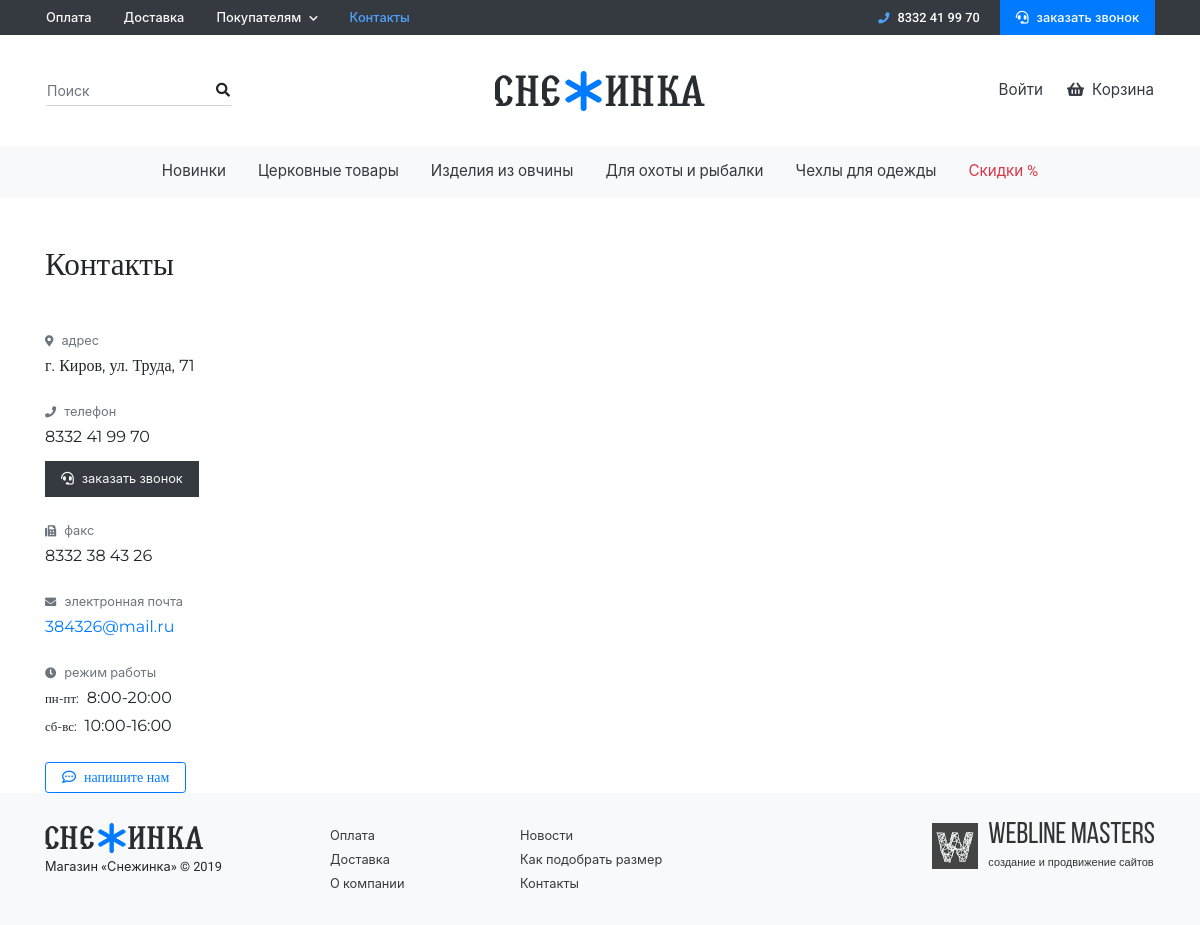
/contacts/, run on the app's committed database.
### landing/models.py (models this page shows)
class ExtendedFlatPage(FlatPage):
    my_order = models.PositiveIntegerField(default=0, blank=False, null=False, verbose_name='Сортировка')
    seo_title = models.CharField(max_length=250, verbose_name='Title', null=True, blank=True)
    desc = models.CharField(max_length=250, verbose_name='Description', null=True, blank=True)
    keywords = models.CharField(max_length=250, verbose_name='Keywords', null=True, blank=True)
    class Meta:
        verbose_name = 'Простая страница'
        verbose_name_plural = 'Простые страницы'
        ordering = ['my_order']

### contacts/models.py (models this page shows, shortened)
class Phone(models.Model):
    phone = models.CharField(max_length=20, verbose_name='Телефон')
    class Meta:
        verbose_name = 'Телефон'
        verbose_name_plural = 'Телефоны'
    def __str__(self):
        return '%s' % self.phone

class Address(models.Model):
    address = models.CharField(max_length=250, verbose_name='Адрес')
    class Meta:
        verbose_name = 'Адрес'
        verbose_name_plural = 'Адреса'

class Fax(models.Model):
    fax = models.CharField(max_length=20, verbose_name='Факс')
    class Meta:
        verbose_name = 'Факс'
        verbose_name_plural = 'Факсы'

class Email(models.Model):
    email = models.CharField(max_length=250, verbose_name='E-mail')
    class Meta:
        verbose_name = 'E-mail'
        verbose_name_plural = 'E-mail'

class Schedule(models.Model):
    days_point = models.CharField(max_length=250, verbose_name='Дни недели')
    time_point = models.CharField(max_length=250, verbose_name='Время работы')
    class Meta:
        verbose_name = 'Пункт'
        verbose_name_plural = 'Режим работы'

### products/models.py (models this page shows, shortened)
class ProductType(models.Model):
    name = models.CharField(max_length=250, verbose_name='Название', unique=True)
    slug = models.SlugField(max_length=250, verbose_name='Slug', unique=True, help_text='Заполнится при сохранении')
    seo_title = models.CharField(max_length=250, verbose_name='Title', null=True, blank=True)
    desc = models.CharField(max_length=250, verbose_name='Description', null=True, blank=True)
    keywords = models.CharField(max_length=250, verbose_name='Keywords', null=True, blank=True)
    def get_absolute_url(self):
        return reverse('product_type', args=[self.slug])
    class Meta:
        verbose_name = 'Тип товаров'
        verbose_name_plural = 'Типы товаров'

### contacts/views.py (the view)
# urls.py: path('', views.ContactView.as_view(), name='contacts'),
class ContactView(View):
    def get(self, request):
        phones = Phone.objects.all()
        shedules = Schedule.objects.all()
        addresses = Address.objects.all()
        faxes = Fax.objects.all()
        emails = Email.objects.all()
        map_code = MapCode.objects.first()
        feedback_form = FeedBackForm()
        context = {
            'phones': phones,
            'shedules': shedules,
            'addresses': addresses,
            'faxes': faxes,
            'emails': emails,
            'map_code': map_code,
            'feedback_form': feedback_form,
        }
        return render(request, 'contacts/contacts.html', context)

### feedback/forms.py
class CallBackForm(forms.ModelForm):
    class Meta:
        model = CallBack
        fields = ('phone',)
        widgets = {
            'phone': forms.TextInput(attrs={'class': 'form-control', 'placeholder': "+7 *** *** ** **", 'id': "CallBackModalPhone"}),
        }

class FeedBackForm(forms.ModelForm):
    class Meta:
        model = FeedBack
        fields = ('email', 'name', 'message')
        widgets = {
            'email': forms.TextInput(attrs={'type': 'email', 'class': 'form-control', 'placeholder': "E-mail"}),
            'name': forms.TextInput(attrs={'class': 'form-control', 'placeholder': "Ваше имя"}),
            'message': forms.Textarea(attrs={'class': 'form-control', 'placeholder': "Сообщение...", 'rows': 5}),
        }

### contacts/models.py (called while the page is built)
    def __str__(self):
        return '%s' % self.map_code

### landing/context_processors.py (called while the page is built)
def header_info(request):
    points = ExtendedFlatPage.objects.all()
    if len(points) > 2:
        main_points = points[:2]
        drop_points = points[2:]
    elif len(points) <= 0:
        drop_points = []
        main_points = []
    else:
        drop_points = []
        main_points = points
    phone = Phone.objects.first()
    callback_form = CallBackForm()
    product_types = ProductType.objects.all()
    context = {
        'main_points': main_points,
        'drop_points': drop_points,
        'phone': phone,
        'callback_form': callback_form,
        'product_types': product_types,
    }
    return context

### orders/cart.py (called while the page is built)
    def __len__(self):
        return sum(int(item['quantity']) for item in self.cart.values())

### orders/context_processors.py (called while the page is built)
def cart_info(request):
	cart = Cart(request)
	cart_len = len(cart)
	for item in cart.cart.values():
		item['cost'] = int(item['cost'])
	context = {
		'cart': cart,
		'cart_len': cart_len,
	}
	return context

### products/models.py (called while the page is built)
    def get_absolute_url(self):
        return reverse('category', args=[self.product_type.slug, self.slug])

    def get_cat_absolute_url(self):
        return reverse('products', args=[self.product_type.slug, self.slug, 'all'])

    def get_absolute_url(self):
        return reverse('products', args=[self.category.product_type.slug, self.category.slug, self.slug])

### templates/contacts/contacts.html (shortened to what this page needs)
{% extends 'base.html' %}
{% block content %}
<div class="container">
    <h1 class="h2 m-0 mb-5 font-weight-normal">Контакты</h1>
    {% include 'contacts/__contact_info.html' %}
</div>
{% endblock content %}

### templates/__header.html (shortened to what this page needs)
{% load static %}
<div class="bg-dark">
    <div class="container d-lg-flex justify-content-between d-none pl-0">
        <ul class="nav">
            {% for item in main_points %}
                <li class="nav-item">
                    <a class="nav-link py-2 small font-weight-bold text-light
                              {% if item.url == request.path %}active{% endif %}"
                              href="{{ item.url }}">{{ item.title }}</a>
                </li>
            {% endfor %}
            <li class="nav-item dropdown">
                <a class="nav-link dropdown-toggle py-2 small font-weight-bold text-light
                          {% for item in drop_points %}
                          {% endfor %}
                          {% if request.path == '/news/' %}active{% endif %}"
                          href="{% url 'users_content' %}">Покупателям<i class="fas fa-chevron-down fa-xs ml-2"></i></a>
            </li>
            <li class="nav-item">
                <a class="nav-link py-2 small font-weight-bold text-light
                          {% if request.path == '/contacts/' %}active{% endif %}"
                          href="{% url 'contacts' %}">Контакты</a>
            </li>
        </ul>
        <div>
            <span class="navbar-text py-2 px-3 small font-weight-bold text-white">
                <i class="fas fa-phone fa-sm mr-2 text-secondary"></i>{{ phone }}
            </span>
            <a href="#" class="navbar-text py-2 px-3 small font-weight-bold text-white bg-primary" data-toggle="modal" data-target="#CallBackModal">
                <i class="fas fa-headset mr-2"></i>заказать звонок
            </a>
        </div>
    </div>
</div>
<nav class="navbar navbar-expand-lg navbar-light bg-white py-lg-4 mb-4 mb-lg-0">
    <div class="container px-3">
        <div class="collapse navbar-collapse basis-100">
            <form class="form-inline form-search">
                <div class="input-group">
                    <input type="text" class="form-control form-control-sm is-mouse-focused pr-4" placeholder="Поиск">
                    <div class="input-group-append">
                        <button class="btn btn-sm is-mouse-focused" type="button"><i class="fas fa-search"></i></button>
                    </div>
                </div>
            </form>
        </div>
        <a class="navbar-brand mx-auto" href="{% url 'index' %}">
            <img src="{% static 'images/logo.png' %}" class="d-none d-lg-inline-block" alt="">
        </a>
        <div class="collapse navbar-collapse basis-100">
            <ul class="nav navbar-nav ml-auto">
                {% if user.is_authenticated %}
                    <li class="nav-item dropdown">
                        <a class="nav-link dropdown-toggle smaller pl-0 pr-4" href="{% url 'user_orders' %}">
                            <i class="far fa-user text-primary mr-2"></i>Профиль
                        </a>
                        <div class="dropdown-menu shadow border-0">
                            <a class="dropdown-item small" href="{% url 'user_orders' %}">Мои заказы</a>
                            <a class="dropdown-item small" href="{% url 'profile' %}">Мои данные</a>
                            <hr class="my-2">
                            <a class="dropdown-item small" href="{% url 'logout' %}">Выход</a>
                        </div>
                    </li>
                    <li class="nav-item">
                        <a class="nav-link smaller px-0" href="{% url 'cart' %}">
                            <i class="fas fa-shopping-basket mr-2"></i>
                            Корзина |
                            <strong class="cart-len text-primary smaller">{{ cart_len }}</strong>
                        </a>
                    </li>
                {% else %}
                    <li class="nav-item">
                        <a class="nav-link smaller pl-0 pr-4" href="{% url 'login' %}">Войти</a>
                    </li>
                    <li class="nav-item">
                        <a class="nav-link smaller px-0" href="{% url 'cart' %}"><i class="fas fa-shopping-basket mr-2"></i>Корзина</a>
                    </li>
                {% endif %}
            </ul>
        </div>
    </div>
</nav>
<div class="bg-light d-none d-lg-block mb-5 sticky">
    <div class="container px-0 position-relative">
        <ul class="nav justify-content-center">
            <li class="nav-item">
                <a class="nav-link smaller text-dark" href="catalogue-items.html">
                    Новинки
                </a>
            </li>
            {% for item in product_types %}
                <li class="nav-item dropdown dropdown-mega">
                    <a class="nav-link dropdown-toggle smaller text-dark {% if item == product_type %}active{% endif %}" href="{{ item.get_absolute_url }}">
                        {{ item.name }}
                    </a>
                </li>
            {% endfor %}
            <li class="nav-item">
                <a class="nav-link smaller text-danger" href="catalogue-items.html">
                    Скидки %
                </a>
            </li>
        </ul>
    </div>
</div>

### templates/contacts/__contact_info.html (shortened to what this page needs)
<div class="row">
    <div class="col-lg-4">
        <address class="mb-5 mb-lg-0">
            <ul class="list-unstyled addr-block">
                <li class="mb-4">
                    <span class="small text-muted d-block mb-1"><i class="fas fa-map-marker-alt fa-sm mr-2"></i>адрес</span>
                    {% for item in addresses %}
                        <p class="m-0 mb-1 font-2">{{ item.address }}</p>
                    {% endfor %}
                </li>
                <li class="mb-4">
                    <span class="small text-muted d-block mb-1"><i class="fas fa-phone fa-sm mr-2"></i>телефон</span>
                    {% for item in phones %}
                        <p class="m-0 mb-1 font-2">{{ item.phone }}</p>
                    {% endfor %}
                    <a href="#" class="navbar-text py-2 px-3 mt-2 small bg-dark text-light is-mouse-focused" data-toggle="modal" data-target="#CallBackModal">
                        <i class="fas fa-headset mr-2"></i>заказать звонок
                    </a>
                </li>
                <li class="mb-4">
                    <span class="small text-muted d-block mb-1"><i class="fas fa-fax fa-sm mr-2"></i>факс</span>
                    {% for item in faxes %}
                        <p class="m-0 mb-1 font-2">{{ item.fax }}</p>
                    {% endfor %}
                </li>
                <li class="mb-4">
                    <span class="small text-muted d-block mb-1"><i class="fas fa-envelope i-pre fa-sm mr-2"></i>электронная почта</span>
                    {% for item in emails %}
                        <p class="m-0 mb-1 font-2"><a href="mailto:{{ item.email }}">{{ item.email }}</a></p>
                    {% endfor %}
                </li>
                <li class="mb-4">
                    <span class="small text-muted d-block mb-1"><i class="fas fa-clock i-pre fa-sm mr-2"></i>режим работы</span>
                    {% for item in shedules %}
                        <p class="m-0 mb-1 font-2"><small class="mr-2">{{ item.days_point }}:</small>{{ item.time_point }}</p>
                    {% endfor %}
                </li>
            </ul>
            <a href="#" class="btn btn-outline-primary btn-sm font-2 is-mouse-focused" data-toggle="modal" data-target="#SendMessageModal"><i class="far fa-comment-dots mr-2"></i>напишите нам</a>
        </address>
    </div>
    <div class="col-lg-8 mb-5">
    </div>
</div>

### dev_static/css/style.css (style rules this page uses)
html { position: relative; min-height: 100%; }
body { overflow-x: hidden; }
.dropdown-toggle > .fa-chevron-down { -webkit-transition: -webkit-transform .2s ease-in-out; transition: -webkit-transform .2s ease-in-out; transition: transform .2s ease-in-out; transition: transform .2s ease-in-out, -webkit-transform .2s ease-in-out; }
.sticky { position: -webkit-sticky; position: sticky; top: 0; z-index: 20; }
.form-search .btn { margin-left: -2rem; z-index: 3; }
.dropdown-mega { position: inherit; }

### data on the page
ExtendedFlatPage: title "Оплата"
ExtendedFlatPage: title "Доставка"
Phone: phone "8332 41 99 70"
ProductType: name "Церковные товары"
ProductType: name "Изделия из овчины"
ProductType: name "Для охоты и рыбалки"
ProductType: name "Чехлы для одежды"
Address: address "г. Киров, ул. Труда, 71"
Fax: fax "8332 38 43 26"
Email: email "384326@mail.ru"
Schedule: days_point "пн-пт", time_point "8:00-20:00"
Schedule: days_point "сб-вс", time_point "10:00-16:00"
